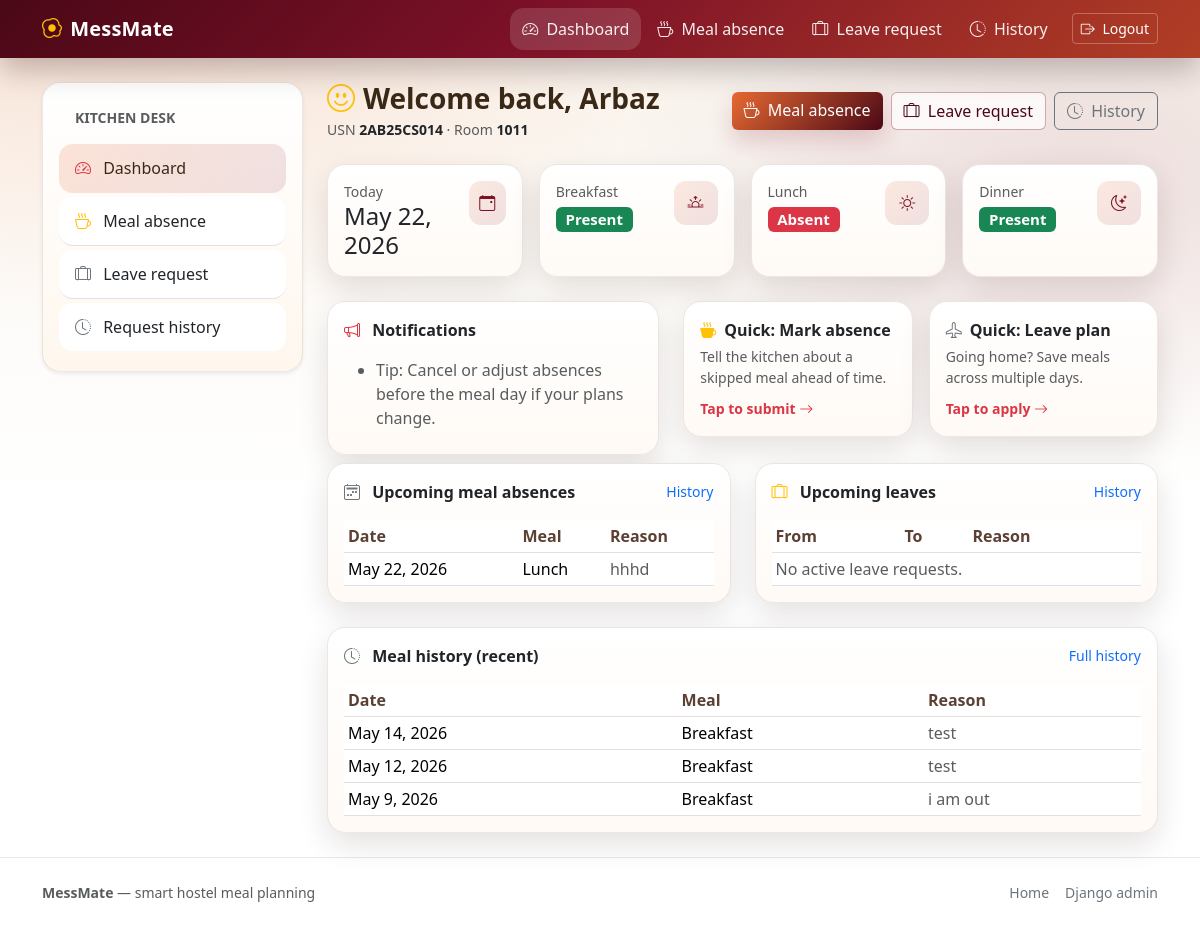
/dashboard/ (signed in), run on the app's committed database.
### mess/models.py (models this page shows, shortened)
class StudentProfile(models.Model):
    user = models.OneToOneField(
        settings.AUTH_USER_MODEL,
        on_delete=models.CASCADE,
        related_name="profile",
    )
    full_name = models.CharField(max_length=150)
    usn = models.CharField(max_length=10, unique=True, validators=[USN_VALIDATOR])
    email = models.EmailField()
    room_number = models.CharField(max_length=20)

class MealAbsence(models.Model):
    class MealType(models.TextChoices):
        BREAKFAST = "BREAKFAST", "Breakfast"
        LUNCH = "LUNCH", "Lunch"
        DINNER = "DINNER", "Dinner"
    student = models.ForeignKey(
        StudentProfile,
        on_delete=models.CASCADE,
        related_name="meal_absences",
    )
    date = models.DateField()
    meal_type = models.CharField(max_length=10, choices=MealType.choices)
    reason = models.TextField(blank=True)
    created_at = models.DateTimeField(auto_now_add=True)
    is_seen = models.BooleanField(default=False)
    class Meta:
        constraints = [
            models.UniqueConstraint(
                fields=["student", "date", "meal_type"],
                name="unique_meal_absence_per_day",
            )
        ]
        ordering = ["-date", "-created_at"]

### mess/views.py (the view)
# urls.py: path("dashboard/", views.student_dashboard, name="student_dashboard"),
@login_required
def student_dashboard(request):
    profile = _get_student_profile(request.user)
    if profile is None:
        messages.error(request, "Student profile not found. Please contact admin.")
        return redirect("home")
    today = _today()
    leave_active_today = LeaveRequest.objects.filter(
        student=profile, from_date__lte=today, to_date__gte=today
    ).exists()
    absent_breakfast = leave_active_today or MealAbsence.objects.filter(
        student=profile, date=today, meal_type=MealAbsence.MealType.BREAKFAST
    ).exists()
    absent_lunch = leave_active_today or MealAbsence.objects.filter(
        student=profile, date=today, meal_type=MealAbsence.MealType.LUNCH
    ).exists()
    absent_dinner = leave_active_today or MealAbsence.objects.filter(
        student=profile, date=today, meal_type=MealAbsence.MealType.DINNER
    ).exists()
    upcoming_meal_absences = MealAbsence.objects.filter(
        student=profile, date__gte=today
    ).order_by("date", "meal_type")
    upcoming_leave_requests = LeaveRequest.objects.filter(
        student=profile, to_date__gte=today
    ).order_by("from_date")
    meal_history = MealAbsence.objects.filter(student=profile, date__lt=today).order_by("-date")[
        :25
    ]
    dashboard_notifications: list[str] = []
    if leave_active_today:
        dashboard_notifications.append(
            "You have an approved leave window that covers today — all meals are treated as absent."
        )
    if not upcoming_meal_absences.exists() and not upcoming_leave_requests.exists():
        dashboard_notifications.append(
            "No upcoming absences scheduled. Submit early to help the mess reduce wastage."
        )
    elif upcoming_meal_absences.exists():
        dashboard_notifications.append(
            "Tip: Cancel or adjust absences before the meal day if your plans change."
        )
    return render(
        request,
        "mess/student_dashboard.html",
        {
            "profile": profile,
            "today": today,
            "absent_breakfast": absent_breakfast,
            "absent_lunch": absent_lunch,
            "absent_dinner": absent_dinner,
            "upcoming_meal_absences": upcoming_meal_absences,
            "upcoming_leave_requests": upcoming_leave_requests,
            "meal_history": meal_history,
            "dashboard_notifications": dashboard_notifications,
        },
    )

### mess/context_processors.py (called while the page is built)
def mess_notifications(request):
    ctx = {"unseen_meal_count": 0, "unseen_leave_count": 0}
    user = getattr(request, "user", None)
    if user is None or not user.is_authenticated or not user.is_staff:
        return ctx
    ctx["unseen_meal_count"] = MealAbsence.objects.filter(is_seen=False).count()
    ctx["unseen_leave_count"] = LeaveRequest.objects.filter(is_seen=False).count()
    return ctx

### mess/views.py (called while the page is built)
def _get_student_profile(user: StudentUser) -> StudentProfile | None:
    try:
        return user.profile
    except StudentProfile.DoesNotExist:
        return None

def _today() -> date:
    return timezone.localdate()

### templates/mess/student_dashboard.html (shortened to what this page needs)
{% extends 'base.html' %}
{% block content %}
  <div class="d-flex flex-wrap gap-2 align-items-center justify-content-between mb-4">
    <div>
      <div class="h3 fw-semibold mb-1 d-flex align-items-center gap-2">
        <i class="bi bi-emoji-smile text-warning"></i> Welcome back, {{ profile.full_name }}
      </div>
      <div class="text-muted small">USN <span class="fw-semibold text-body">{{ profile.usn }}</span> · Room <span class="fw-semibold text-body">{{ profile.room_number }}</span></div>
    </div>
    <div class="d-flex flex-wrap gap-2">
      <a class="btn btn-mess-primary" href="{% url 'meal_absence_create' %}"><i class="bi bi-cup-hot me-1"></i> Meal absence</a>
      <a class="btn btn-outline-mess" href="{% url 'leave_request_create' %}"><i class="bi bi-suitcase-lg me-1"></i> Leave request</a>
      <a class="btn btn-outline-secondary" href="{% url 'request_history' %}"><i class="bi bi-clock-history me-1"></i> History</a>
    </div>
  </div>
  <div class="row g-3 mb-4">
    <div class="col-12 col-md-6 col-xl-3">
      <div class="card card-mess h-100">
        <div class="card-body">
          <div class="d-flex justify-content-between align-items-start">
            <div>
              <div class="text-muted small">Today</div>
              <div class="h4 mb-0">{{ today }}</div>
            </div>
            <div class="icon-tile"><i class="bi bi-calendar-event"></i></div>
          </div>
        </div>
      </div>
    </div>
    <div class="col-12 col-md-6 col-xl-3">
      <div class="card card-mess h-100">
        <div class="card-body">
          <div class="d-flex justify-content-between align-items-start">
            <div>
              <div class="text-muted small">Breakfast</div>
              <div class="h5 mb-0 mt-1">
                {% if absent_breakfast %}<span class="badge text-bg-danger">Absent</span>{% else %}<span class="badge text-bg-success">Present</span>{% endif %}
              </div>
            </div>
            <div class="icon-tile"><i class="bi bi-sunrise"></i></div>
          </div>
        </div>
      </div>
    </div>
    <div class="col-12 col-md-6 col-xl-3">
      <div class="card card-mess h-100">
        <div class="card-body">
          <div class="d-flex justify-content-between align-items-start">
            <div>
              <div class="text-muted small">Lunch</div>
              <div class="h5 mb-0 mt-1">
                {% if absent_lunch %}<span class="badge text-bg-danger">Absent</span>{% else %}<span class="badge text-bg-success">Present</span>{% endif %}
              </div>
            </div>
            <div class="icon-tile"><i class="bi bi-brightness-high"></i></div>
          </div>
        </div>
      </div>
    </div>
    <div class="col-12 col-md-6 col-xl-3">
      <div class="card card-mess h-100">
        <div class="card-body">
          <div class="d-flex justify-content-between align-items-start">
            <div>
              <div class="text-muted small">Dinner</div>
              <div class="h5 mb-0 mt-1">
                {% if absent_dinner %}<span class="badge text-bg-danger">Absent</span>{% else %}<span class="badge text-bg-success">Present</span>{% endif %}
              </div>
            </div>
            <div class="icon-tile"><i class="bi bi-moon-stars"></i></div>
          </div>
        </div>
      </div>
    </div>
  </div>
  <div class="row g-4 mb-2">
    <div class="col-12 col-lg-5">
      <div class="card card-mess h-100">
        <div class="card-body">
          <div class="d-flex align-items-center justify-content-between mb-3">
            <div class="fw-semibold"><i class="bi bi-megaphone me-2 text-danger"></i> Notifications</div>
          </div>
          {% if dashboard_notifications %}
            <ul class="mb-0">
              {% for note in dashboard_notifications %}
                <li class="mb-2 text-muted">{{ note }}</li>
              {% endfor %}
            </ul>
          {% else %}
            <div class="text-muted">You're all caught up.</div>
          {% endif %}
        </div>
      </div>
    </div>
    <div class="col-12 col-lg-7">
      <div class="row g-3">
        <div class="col-12 col-md-6">
          <a class="text-decoration-none" href="{% url 'meal_absence_create' %}">
            <div class="card card-mess h-100">
              <div class="card-body">
                <div class="fw-semibold text-body mb-1"><i class="bi bi-cup-hot-fill me-2 text-warning"></i>Quick: Mark absence</div>
                <div class="text-muted small mb-2">Tell the kitchen about a skipped meal ahead of time.</div>
                <span class="text-danger small fw-semibold">Tap to submit <i class="bi bi-arrow-right"></i></span>
              </div>
            </div>
          </a>
        </div>
        <div class="col-12 col-md-6">
          <a class="text-decoration-none" href="{% url 'leave_request_create' %}">
            <div class="card card-mess h-100">
              <div class="card-body">
                <div class="fw-semibold text-body mb-1"><i class="bi bi-airplane me-2 text-secondary"></i>Quick: Leave plan</div>
                <div class="text-muted small mb-2">Going home? Save meals across multiple days.</div>
                <span class="text-danger small fw-semibold">Tap to apply <i class="bi bi-arrow-right"></i></span>
              </div>
            </div>
          </a>
        </div>
      </div>
    </div>
  </div>
  <div class="row g-4">
    <div class="col-12 col-lg-6">
      <div class="card card-mess h-100">
        <div class="card-body">
          <div class="d-flex align-items-center justify-content-between mb-3">
            <div class="fw-semibold"><i class="bi bi-calendar2-week me-2 text-secondary"></i> Upcoming meal absences</div>
            <a class="small text-decoration-none" href="{% url 'request_history' %}">History</a>
          </div>
          <div class="table-responsive">
            <table class="table table-sm align-middle table-mess mb-0">
              <thead>
                <tr>
                  <th>Date</th>
                  <th>Meal</th>
                  <th>Reason</th>
                </tr>
              </thead>
              <tbody>
                {% for a in upcoming_meal_absences %}
                  <tr>
                    <td>{{ a.date }}</td>
                    <td>{{ a.get_meal_type_display }}</td>
                    <td class="text-muted">{{ a.reason|default:"—" }}</td>
                  </tr>
                {% empty %}
                  <tr><td colspan="3" class="text-muted">No upcoming meal absences.</td></tr>
                {% endfor %}
              </tbody>
            </table>
          </div>
        </div>
      </div>
    </div>
    <div class="col-12 col-lg-6">
      <div class="card card-mess h-100">
        <div class="card-body">
          <div class="d-flex align-items-center justify-content-between mb-3">
            <div class="fw-semibold"><i class="bi bi-suitcase-lg me-2 text-warning"></i> Upcoming leaves</div>
            <a class="small text-decoration-none" href="{% url 'request_history' %}">History</a>
          </div>
          <div class="table-responsive">
            <table class="table table-sm align-middle table-mess mb-0">
              <thead>
                <tr>
                  <th>From</th>
                  <th>To</th>
                  <th>Reason</th>
                </tr>
              </thead>
              <tbody>
                {% for l in upcoming_leave_requests %}
                  <tr>
                    <td>{{ l.from_date }}</td>
                    <td>{{ l.to_date }}</td>
                    <td class="text-muted">{{ l.reason|default:"—" }}</td>
                  </tr>
                {% empty %}
                  <tr><td colspan="3" class="text-muted">No active leave requests.</td></tr>
                {% endfor %}
              </tbody>
            </table>
          </div>
        </div>
      </div>
    </div>
    <div class="col-12">
      <div class="card card-mess">
        <div class="card-body">
          <div class="d-flex align-items-center justify-content-between mb-3">
            <div class="fw-semibold"><i class="bi bi-clock-history me-2 text-secondary"></i> Meal history (recent)</div>
            <a class="small text-decoration-none" href="{% url 'request_history' %}">Full history</a>
          </div>
          <div class="table-responsive">
            <table class="table table-sm align-middle table-mess mb-0">
              <thead>
                <tr>
                  <th>Date</th>
                  <th>Meal</th>
                  <th>Reason</th>
                </tr>
              </thead>
              <tbody>
                {% for a in meal_history %}
                  <tr>
                    <td>{{ a.date }}</td>
                    <td>{{ a.get_meal_type_display }}</td>
                    <td class="text-muted">{{ a.reason|default:"—" }}</td>
                  </tr>
                {% empty %}
                  <tr><td colspan="3" class="text-muted">No past meal absences yet.</td></tr>
                {% endfor %}
              </tbody>
            </table>
          </div>
        </div>
      </div>
    </div>
  </div>
{% endblock %}

### static/css/app.css (style rules this page uses)
:root { --mess-cream: #faf6ef; --mess-cream-2: #f3eadd; --mess-brown: #3b2918; --mess-brown-soft: #5c4033; --mess-orange: #e86a33; --mess-orange-deep: #c44f24; --mess-ruby: #7d1128; --mess-ruby-dark: #4a0816; --mess-muted: rgba(59, 41, 24, 0.68); --mess-shadow: 0 12px 30px rgba(45, 20, 8, 0.12); --mess-radius-lg: 1.15rem; }
html { scroll-behavior: smooth; }
body.hostel-mess { font-feature-settings: "ss01" 1, "ss02" 1; }
body { background: radial-gradient(1200px 600px at 10% 0%, rgba(232, 106, 51, 0.15), transparent 55%), radial-gradient(900px 550px at 90% 20%, rgba(125, 17, 40, 0.12), transparent 52%), linear-gradient(to bottom, var(--mess-cream), #ffffff 55%); color: var(--mess-brown); min-height: 100vh; }
.card-mess { border: 1px solid rgba(92, 64, 51, 0.12); border-radius: var(--mess-radius-lg); box-shadow: var(--mess-shadow); background: linear-gradient(180deg, #ffffff, #fffaf5); }
.card-mess .card-title, .card-mess .h5, .card-mess .h6 { color: var(--mess-brown); }
.icon-tile { width: 44px; height: 44px; display: inline-flex; align-items: center; justify-content: center; border-radius: 12px; background: linear-gradient(135deg, rgba(232, 106, 51, 0.15), rgba(125, 17, 40, 0.12)); color: var(--mess-ruby); }
.table-mess thead th { color: var(--mess-brown-soft); font-weight: 600; border-bottom: 1px solid rgba(92, 64, 51, 0.16); }
.btn-mess-primary { border: 0 !important; color: #fff !important; background: linear-gradient(135deg, var(--mess-orange), var(--mess-ruby-dark)) !important; box-shadow: 0 12px 24px rgba(125, 17, 40, 0.18); }
.btn-outline-mess { border-color: rgba(124, 17, 40, 0.35) !important; color: var(--mess-ruby-dark) !important; background-color: rgba(255, 255, 255, 0.75) !important; }

### data on the page
StudentProfile: full_name "Arbaz", usn "2AB25CS014", room_number "1011"
MealAbsence: date "May 22, 2026", meal_type "Lunch", reason "hhhd"
MealAbsence: date "May 14, 2026", meal_type "Breakfast", reason "test"
MealAbsence: date "May 12, 2026", meal_type "Breakfast", reason "test"
MealAbsence: date "May 9, 2026", meal_type "Breakfast", reason "i am out"

### other printed values
{{ note }} "Tip: Cancel or adjust absences before the meal day if your plans change."
